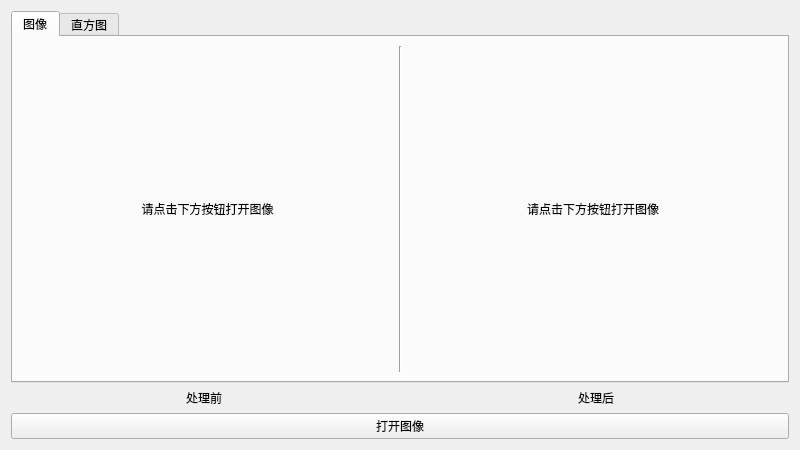
<?xml version="1.0" encoding="UTF-8"?>
<ui version="4.0">
 <class>HistogramEqualization</class>
 <widget class="QWidget" name="HistogramEqualization">
  <property name="geometry">
   <rect>
    <x>0</x>
    <y>0</y>
    <width>800</width>
    <height>450</height>
   </rect>
  </property>
  <property name="windowTitle">
   <string>直方图均衡</string>
  </property>
  <property name="styleSheet">
   <string notr="true"/>
  </property>
  <layout class="QGridLayout" name="gridLayout">
   <item row="0" column="0" colspan="2">
    <widget class="QTabWidget" name="tabWidget">
     <property name="currentIndex">
      <number>0</number>
     </property>
     <widget class="QWidget" name="imageTab">
      <attribute name="title">
       <string>图像</string>
      </attribute>
      <layout class="QGridLayout" name="gridLayout_2">
       <item row="0" column="0">
        <widget class="QLabel" name="originImageLabel">
         <property name="text">
          <string>请点击下方按钮打开图像</string>
         </property>
         <property name="alignment">
          <set>Qt::AlignCenter</set>
         </property>
        </widget>
       </item>
       <item row="0" column="1">
        <widget class="Line" name="imageLine">
         <property name="orientation">
          <enum>Qt::Vertical</enum>
         </property>
        </widget>
       </item>
       <item row="0" column="2">
        <widget class="QLabel" name="equalizedImageLabel">
         <property name="text">
          <string>请点击下方按钮打开图像</string>
         </property>
         <property name="alignment">
          <set>Qt::AlignCenter</set>
         </property>
        </widget>
       </item>
      </layout>
     </widget>
     <widget class="QWidget" name="histogramTab">
      <attribute name="title">
       <string>直方图</string>
      </attribute>
      <layout class="QGridLayout" name="gridLayout_3">
       <item row="0" column="0">
        <widget class="QChartView" name="originHistogramChart" native="true"/>
       </item>
       <item row="0" column="1">
        <widget class="Line" name="histogramLine">
         <property name="orientation">
          <enum>Qt::Vertical</enum>
         </property>
        </widget>
       </item>
       <item row="0" column="2">
        <widget class="QChartView" name="equalizedHistogramChart" native="true"/>
       </item>
      </layout>
     </widget>
    </widget>
   </item>
   <item row="1" column="0">
    <widget class="QLabel" name="originLabel">
     <property name="text">
      <string>处理前</string>
     </property>
     <property name="alignment">
      <set>Qt::AlignCenter</set>
     </property>
    </widget>
   </item>
   <item row="1" column="1">
    <widget class="QLabel" name="equalizedLabel">
     <property name="text">
      <string>处理后</string>
     </property>
     <property name="alignment">
      <set>Qt::AlignCenter</set>
     </property>
    </widget>
   </item>
   <item row="2" column="0" colspan="2">
    <widget class="QPushButton" name="openImageButton">
     <property name="text">
      <string>打开图像</string>
     </property>
    </widget>
   </item>
  </layout>
 </widget>
 <customwidgets>
  <customwidget>
   <class>QChartView</class>
   <extends>QWidget</extends>
   <header>QChartView</header>
   <container>1</container>
  </customwidget>
 </customwidgets>
 <resources/>
 <connections/>
</ui>
